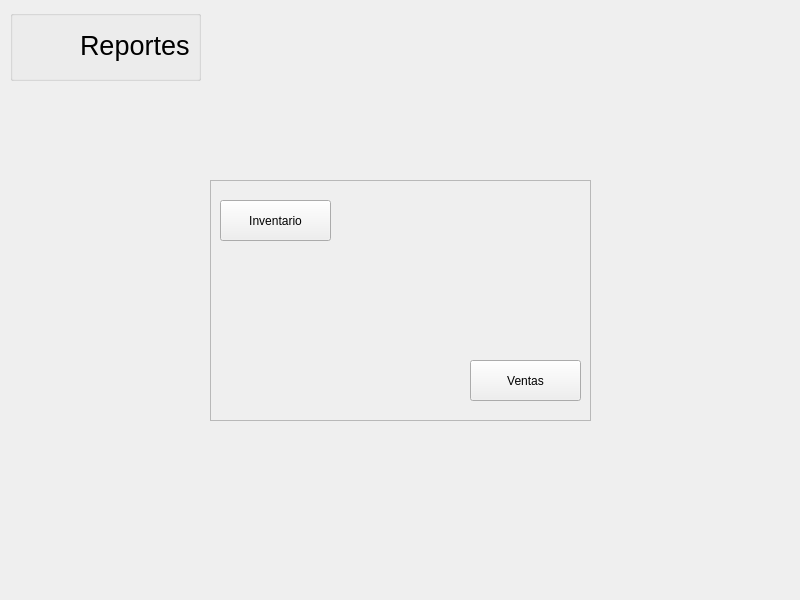
<?xml version="1.0" encoding="UTF-8"?>
<ui version="4.0">
 <class>reportes</class>
 <widget class="QWidget" name="reportes">
  <property name="geometry">
   <rect>
    <x>0</x>
    <y>0</y>
    <width>800</width>
    <height>600</height>
   </rect>
  </property>
  <property name="windowTitle">
   <string>Reportes</string>
  </property>
  <property name="windowIcon">
   <iconset>
    <normaloff>../../../../images/store_logo.png</normaloff>../../../../images/store_logo.png</iconset>
  </property>
  <widget class="QGroupBox" name="HeadContainer">
   <property name="enabled">
    <bool>true</bool>
   </property>
   <property name="geometry">
    <rect>
     <x>10</x>
     <y>10</y>
     <width>191</width>
     <height>71</height>
    </rect>
   </property>
   <property name="title">
    <string/>
   </property>
   <widget class="QLabel" name="logo">
    <property name="geometry">
     <rect>
      <x>10</x>
      <y>10</y>
      <width>50</width>
      <height>50</height>
     </rect>
    </property>
    <property name="text">
     <string/>
    </property>
    <property name="pixmap">
     <pixmap>../../../../images/store_logo.png</pixmap>
    </property>
    <property name="scaledContents">
     <bool>true</bool>
    </property>
   </widget>
   <widget class="QLabel" name="Reportes">
    <property name="geometry">
     <rect>
      <x>70</x>
      <y>10</y>
      <width>121</width>
      <height>51</height>
     </rect>
    </property>
    <property name="font">
     <font>
      <pointsize>20</pointsize>
      <italic>false</italic>
     </font>
    </property>
    <property name="text">
     <string>Reportes</string>
    </property>
   </widget>
  </widget>
  <widget class="QFrame" name="container">
   <property name="geometry">
    <rect>
     <x>210</x>
     <y>180</y>
     <width>381</width>
     <height>241</height>
    </rect>
   </property>
   <property name="frameShape">
    <enum>QFrame::StyledPanel</enum>
   </property>
   <property name="frameShadow">
    <enum>QFrame::Raised</enum>
   </property>
   <widget class="QPushButton" name="inventario">
    <property name="geometry">
     <rect>
      <x>10</x>
      <y>20</y>
      <width>111</width>
      <height>41</height>
     </rect>
    </property>
    <property name="text">
     <string>Inventario</string>
    </property>
   </widget>
   <widget class="QPushButton" name="ventas">
    <property name="geometry">
     <rect>
      <x>260</x>
      <y>180</y>
      <width>111</width>
      <height>41</height>
     </rect>
    </property>
    <property name="text">
     <string>Ventas</string>
    </property>
   </widget>
  </widget>
 </widget>
 <resources/>
 <connections/>
</ui>
